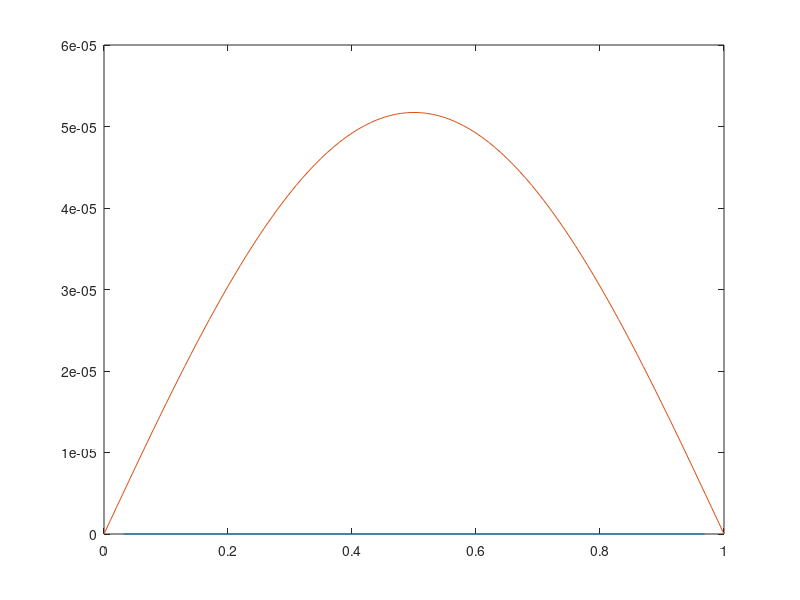

The MATLAB source for this figure:
N=32;
h=1/N;
x=0+h:h:1;

r=1/2

yVec=zeros(N-1,1);
yNewVec=zeros(N-1,1);

for i=1:length(x)-1
    yVec(i)=sin(pi*x(i));
end

for n= 0:r*h^2:1
   
 yNewVec(1)=yVec(1)+r*(yVec(2)-2*yVec(1));
 for i=2:N-2
   yNewVec(i)+r*(yVec(i+1)-2*yVec(i)+yVec(i-1));
 end
 yNewVec(N-1)=yVec(N-1)+r*(-2*yVec(N-1)+yVec(N-2));
 yVec=yNewVec;
end

X=0:0.01:1;
Y=exp(-pi^2).*sin(pi*X);

plot(x(1:31),yVec(:,length(n)),X,Y);

